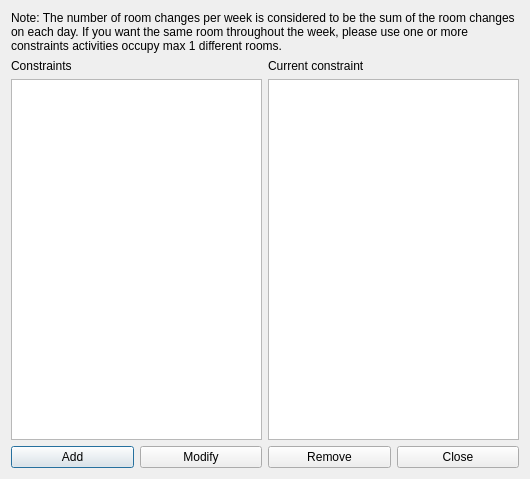
<?xml version="1.0" encoding="UTF-8"?>
<ui version="4.0">
 <class>ConstraintStudentsMaxRoomChangesPerWeekForm_template</class>
 <widget class="QDialog" name="ConstraintStudentsMaxRoomChangesPerWeekForm_template">
  <property name="geometry">
   <rect>
    <x>0</x>
    <y>0</y>
    <width>530</width>
    <height>479</height>
   </rect>
  </property>
  <property name="windowTitle">
   <string extracomment="This is the title of the dialog to see the list of all constraints of this type">Constraints students max room changes per week</string>
  </property>
  <layout class="QGridLayout" name="gridLayout">
   <item row="1" column="1">
    <layout class="QVBoxLayout" name="verticalLayout_2">
     <item>
      <widget class="QLabel" name="currentConstraintTextLabel">
       <property name="text">
        <string>Current constraint</string>
       </property>
       <property name="wordWrap">
        <bool>false</bool>
       </property>
      </widget>
     </item>
     <item>
      <widget class="QPlainTextEdit" name="currentConstraintTextEdit"/>
     </item>
    </layout>
   </item>
   <item row="1" column="0">
    <layout class="QVBoxLayout" name="verticalLayout">
     <item>
      <widget class="QLabel" name="constraintsTextLabel">
       <property name="frameShape">
        <enum>QFrame::NoFrame</enum>
       </property>
       <property name="frameShadow">
        <enum>QFrame::Plain</enum>
       </property>
       <property name="text">
        <string>Constraints</string>
       </property>
       <property name="wordWrap">
        <bool>false</bool>
       </property>
      </widget>
     </item>
     <item>
      <widget class="QListWidget" name="constraintsListWidget"/>
     </item>
    </layout>
   </item>
   <item row="2" column="0" colspan="2">
    <layout class="QHBoxLayout" name="horizontalLayout">
     <item>
      <widget class="QPushButton" name="addConstraintPushButton">
       <property name="text">
        <string>Add</string>
       </property>
      </widget>
     </item>
     <item>
      <widget class="QPushButton" name="modifyConstraintPushButton">
       <property name="text">
        <string>Modify</string>
       </property>
      </widget>
     </item>
     <item>
      <widget class="QPushButton" name="removeConstraintPushButton">
       <property name="text">
        <string>Remove</string>
       </property>
      </widget>
     </item>
     <item>
      <widget class="QPushButton" name="closePushButton">
       <property name="text">
        <string>Close</string>
       </property>
      </widget>
     </item>
    </layout>
   </item>
   <item row="0" column="0" colspan="2">
    <widget class="QLabel" name="label">
     <property name="sizePolicy">
      <sizepolicy hsizetype="Minimum" vsizetype="Minimum">
       <horstretch>0</horstretch>
       <verstretch>0</verstretch>
      </sizepolicy>
     </property>
     <property name="text">
      <string>Note: The number of room changes per week is considered to be the sum of the room changes on each day. If you want the same room throughout the week, please use one or more constraints activities occupy max 1 different rooms.</string>
     </property>
     <property name="wordWrap">
      <bool>true</bool>
     </property>
    </widget>
   </item>
  </layout>
 </widget>
 <layoutdefault spacing="6" margin="11"/>
 <resources/>
 <connections/>
</ui>
